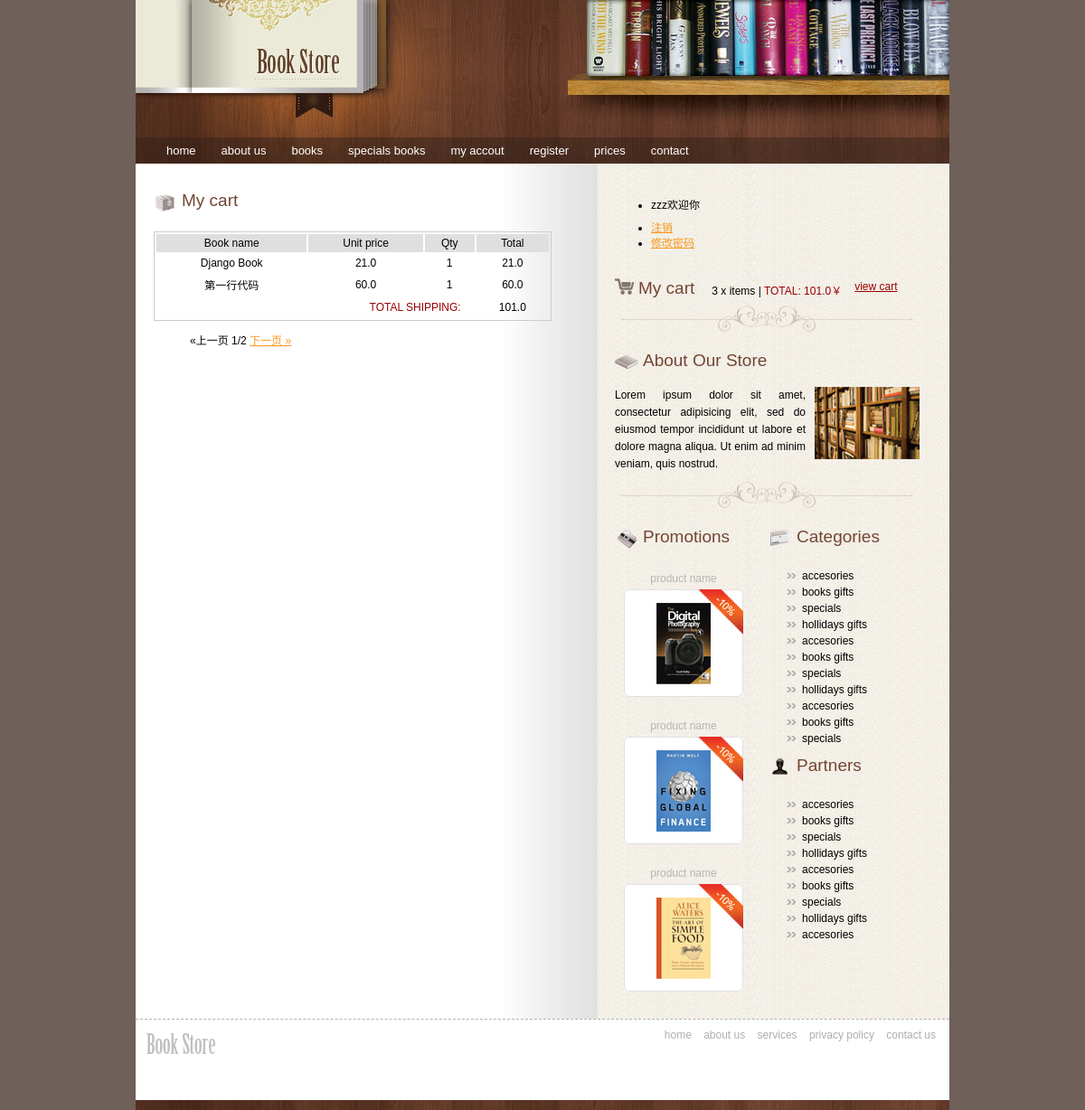
/cart/ (signed in), run on the app's committed database.
### BookStore/models.py (models this page shows, shortened)
class Cart(models.Model):
    cart_id = models.UUIDField(primary_key=True,default=uuid.uuid1, editable=False)
    date_added = models.DateTimeField(auto_now_add=True, verbose_name='添加日期')
    quantity = models.IntegerField(default=1, verbose_name='数量')
    book = models.ForeignKey('Book', unique=False, null=True)
    user = models.ForeignKey('User', unique=False, null=True)
    class META:
        db_table = 'cart_items'
        ordering = ['date_added']
    def total(self):
        return self.quantity * self.book.price

class Book(models.Model):
    name = models.CharField(max_length=128, verbose_name='书名')
    nickname = models.CharField(max_length=128, null=True, verbose_name='英文名',)
    desc = models.TextField( max_length=100, null=True, verbose_name='文章介绍', )
    picture = models.ImageField(upload_to='', blank=True, null=True, width_field='width', height_field='height',
                                verbose_name='图片')
    price = models.FloatField(verbose_name='价格')
    author = models.CharField(max_length=128, verbose_name='作者')
    publish_date = models.DateField(verbose_name='出版日期')
    category = models.CharField(max_length=128,verbose_name='分类')
    width = models.PositiveIntegerField(default=60, verbose_name='宽度')
    height = models.PositiveIntegerField(default=100, verbose_name='高度')
    class META:
        ordering = ['name']

class User(AbstractUser):
    alipay = models.CharField(max_length=32, verbose_name='支付宝账号')
    class Meta:
        ordering = ['-id']

### BookStore/views.py (the view)
# urls.py: url(r'^cart/$', views.cart, name='cart'),
def cart(request):
    if request.user.is_authenticated():
        user = request.user
        carts_all = User.objects.get(username=user.username).cart_set.all()
        ttotal = 0
        number = 0
        paginator = Paginator(carts_all, 2)
        try:
            page = int(request.GET.get('page', 1))
            carts = paginator.page(page)
        except (EmptyPage, InvalidPage, PageNotAnInteger):
            carts = paginator.page(1)
        for cart in carts_all:
            ttotal += cart.total()
            number += 1
        return render_to_response('cart.htm', locals())
    return render_to_response('cart.htm')

### templates/cart.htm (shortened to what this page needs)
{% extends 'base.htm' %}
{% load staticfiles %}
{% block menu %}
    <div id="menu">
  <ul>
    <li><a href="index.htm">home</a></li>
    <li><a href="about.htm">about us</a></li>
    <li><a href="category.htm">books</a></li>
    <li><a href="specials.htm">specials books</a></li>
    <li><a href="myaccount.htm">my accout</a></li>
    <li><a href="register.htm">register</a></li>
    <li><a href="details.htm">prices</a></li>
    <li><a href="contact.htm">contact</a></li>
  </ul>
</div>
{% endblock %}
{% block left_content %}
    <div class="title"><span class="title_icon"><img src={% static "images/bullet1.gif"%} alt="" title="" /></span>My cart</div>
    <div class="feat_prod_box_details">
    <table class="cart_table" id="cart_table">
      <tr class="cart_title">
        <td>Book name</td>
        <td>Unit price</td>
        <td>Qty</td>
        <td>Total</td>
      </tr>
        {% for cart in carts %}
      <tr>
        <td>{{ cart.book.name }}</td>
        <td>{{ cart.book.price }}</td>
        <td>{{ cart.quantity }}</td>
        <td >{{ cart.total }}</td>
      </tr>
        {% endfor %}
      <tr>
        <td colspan="3" class="cart_total"><span class="red">TOTAL SHIPPING:</span></td>
          <td>
          {{ ttotal }}
        </td>
      </tr>
    </table>
    {% include 'pagination.html' %}
    </div>
{% endblock %}

### templates/base.htm (shortened to what this page needs)
{% load staticfiles %}
<!DOCTYPE html PUBLIC "-//W3C//DTD XHTML 1.0 Transitional//EN" "http://www.w3.org/TR/xhtml1/DTD/xhtml1-transitional.dtd">
<html xmlns="http://www.w3.org/1999/xhtml">
<head>
<link rel="stylesheet" type="text/css" href={% static "css/style.css"%} />
</head>
<body>
<div id="wrap">
  <div class="header">
    <div class="logo"><a href="index.htm"><img src={% static "images/logo.gif"%} alt="" title="" border="0" /></a></div>
    {% block menu %}{% endblock %}
  </div>
  <div class="center_content">
    <div class="left_content">
      {% block left_content %}{% endblock %}
    </div>
    <div class="right_content">
      <form action="" method="post">
          <table>
           <ul class="nav navbar-nav navbar-right">
                {% if user %}
                    <li><p class="navbar-text">{{ user.username }}欢迎你&nbsp;&nbsp;</p>
                    </li>
                    <li><a href="{% url 'do_logout' %}">注销</a></li>
                    <li><a href="{% url 'contact' %}">修改密码</a></li>
                {% endif %}
            </ul>
          </table>
      </form>
      <div class="cart">
        <div class="title"><span class="title_icon"><img src={% static "images/cart.gif"%} alt="" title="" /></span>My cart</div>
        <div class="home_cart_content"> {{ number }} x items | <span class="red">TOTAL: {{ ttotal }}￥</span> </div>
        <a href={% url 'cart' %} class="view_cart">view cart</a> </div>
      <div class="title"><span class="title_icon"><img src={% static "images/bullet3.gif"%} alt="" title="" /></span>About Our Store</div>
      <div class="about">
        <p> <img src={% static "images/about.gif"%} alt="" title="" class="right" /> Lorem ipsum dolor sit amet, consectetur adipisicing elit, sed do eiusmod tempor incididunt ut labore et dolore magna aliqua. Ut enim ad minim veniam, quis nostrud. </p>
      </div>
      <div class="right_box">
        <div class="title"><span class="title_icon"><img src={% static "images/bullet4.gif"%} alt="" title="" /></span>Promotions</div>
        <div class="new_prod_box"> <a href="details.htm">product name</a>
          <div class="new_prod_bg"> <span class="new_icon"><img src={% static "images/promo_icon.gif"%} alt="" title="" /></span> <a href="details.htm"><img src={% static "images/thumb1.gif"%} alt="" title="" class="thumb" border="0" /></a> </div>
        </div>
        <div class="new_prod_box"> <a href="details.htm">product name</a>
          <div class="new_prod_bg"> <span class="new_icon"><img src={% static "images/promo_icon.gif"%} alt="" title="" /></span> <a href="details.htm"><img src={% static "images/thumb2.gif"%} alt="" title="" class="thumb" border="0" /></a> </div>
        </div>
        <div class="new_prod_box"> <a href="details.htm">product name</a>
          <div class="new_prod_bg"> <span class="new_icon"><img src={% static "images/promo_icon.gif"%} alt="" title="" /></span> <a href="details.htm"><img src={% static "images/thumb3.gif"%} alt="" title="" class="thumb" border="0" /></a> </div>
        </div>
      </div>
      <div class="right_box">
        <div class="title"><span class="title_icon"><img src={% static "images/bullet5.gif"%} alt="" title="" /></span>Categories</div>
        <ul class="list">
          <li><a href="#">accesories</a></li>
          <li><a href="#">books gifts</a></li>
          <li><a href="#">specials</a></li>
          <li><a href="#">hollidays gifts</a></li>
          <li><a href="#">accesories</a></li>
          <li><a href="#">books gifts</a></li>
          <li><a href="#">specials</a></li>
          <li><a href="#">hollidays gifts</a></li>
          <li><a href="#">accesories</a></li>
          <li><a href="#">books gifts</a></li>
          <li><a href="#">specials</a></li>
        </ul>
        <div class="title"><span class="title_icon"><img src={% static "images/bullet6.gif"%} alt="" title="" /></span>Partners</div>
        <ul class="list">
          <li><a href="#">accesories</a></li>
          <li><a href="#">books gifts</a></li>
          <li><a href="#">specials</a></li>
          <li><a href="#">hollidays gifts</a></li>
          <li><a href="#">accesories</a></li>
          <li><a href="#">books gifts</a></li>
          <li><a href="#">specials</a></li>
          <li><a href="#">hollidays gifts</a></li>
          <li><a href="#">accesories</a></li>
        </ul>
      </div>
    </div>
  </div>
  <div class="footer">
    <div class="left_footer"><img src={% static "images/footer_logo.gif"%} alt="" title="" /><br />
      </div>
    <div class="right_footer"> <a href="#">home</a> <a href="#">about us</a> <a href="#">services</a> <a href="#">privacy policy</a> <a href="#">contact us</a> </div>
  </div>
</div>
</body>
</html>

### templates/pagination.html (shortened to what this page needs)
<div id="pagination">
    <ul id="pagination-flickr">
    {% if carts.has_previous %}
    <li class="previous"><a href="?page={{ carts.previous_page_number }}">&laquo;上一页</a></li>
    {% else %}
    <li class="previous-off">&laquo;上一页</li>
    {% endif %}
     <li class="active">{{ carts.number }}/{{ carts.paginator.num_pages }}</li>
    {% if carts.has_next %}
      <li class="next"><a href="?page={{ carts.next_page_number }}">下一页 &raquo;</a></li>
    {% else %}
      <li class="next-off">下一页 &raquo;</li>
    {% endif %}
   </ul>
</div>

### BookStore/static/css/style.css (style rules this page uses)
body { background-color:#6F605A; font-family:Arial, Helvetica, sans-serif; padding:0; font-size:12px; margin:0px auto auto auto; color:#000000; }
a { color:#f8981d; }
p { padding:5px 0 5px 0; margin:0px; text-align:justify; line-height:19px; }
#wrap { width:900px; height: auto; margin:auto; background-color:#FFFFFF; }
.header { width:900px; height:181px; background:url(../images/header.jpg) no-repeat center; }
.logo { padding:50px 0 0 130px; }
#menu { width:628px; height:30px; padding:55px 0 0 10px; }
#menu ul { display:block; list-style:none; padding:9px 0 0 10px; margin:0px; }
#menu ul li { display:inline; padding:0px; margin:0px; height:20px; }
#menu ul li a { height:27px; display:block; padding:0px 10px 0 10px; margin:0 4px 0 4px; _margin:0 2px 0 2px; float:left; text-decoration:none; text-align:center; color:#fff; font-size:13px; line-height:25px; }
span.red { color:#990000; }
.center_content { width:900px; padding:0px 0 0 0; background:url(../images/center_bg.gif) repeat-y center; }
.left_content { width:490px; float:left; padding:20px 0 20px 20px; }
.right_content { width:370px; float:left; padding:20px 0 20px 20px; }
.title { color:#734633; padding:0px; float:left; font-size:19px; margin:10px 0 10px 0; }
span.title_icon { float:left; padding:0 5px 0 0; }
.about { width:337px; clear:both; background:url(images/border.gif) no-repeat bottom center; padding:0 0 35px 0; }
img.right { float:right; padding:0 0 0 10px; }
.right_box { width:170px; float:left; padding:10px 0 0 0; }
.feat_prod_box_details { padding:10px 0 10px 0; margin:0 20px 10px 0; clear:both; }
.new_prod_box { float:left; text-align:center; padding:10px; }
.new_prod_box a { padding:5px 0 5px 0; color:#b5b5b6; text-decoration:none; display:block; }
.new_prod_bg { width:132px; height:119px; text-align:center; background:url(images/new_prod_box.gif) no-repeat center; position:relative; }
.new_icon { position:absolute; top:0px; right:0px; z-index:200; }
img.thumb { padding:10px 0 0 0; }
ul.list { clear:both; padding:10px 0 0 20px; margin:0px; }
ul.list li { list-style:none; padding:2px 0 2px 0; }
ul.list li a { list-style:none; text-decoration:none; color:#000000; background:url(images/left_menu_bullet.gif) no-repeat left; padding:0 0 0 17px; }
.cart { width:337px; float:left; height:40px; margin:10px 0 10px 0; background:url(images/border.gif) no-repeat bottom center; padding:0 0 30px 0; }
.home_cart_content { float:left; padding:3px; border:1px #eeedee solid; margin:10px 0 0 15px; }
a.view_cart { display:block; float:left; margin:12px 0 0 10px; color:#990000; }
.cart_table { width:440px; border:1px #CCCCCC solid; text-align:center; }
tr.cart_title { background-color:#DFDFDF; }
td { padding:3px; }
td.cart_total { text-align:right; padding:5px 15px 5px 0; }
.footer { height:100px; border-top:1px #b2b2b2 dashed; background:url(images/footer_bg.gif) no-repeat bottom; }
.left_footer { float:left; padding:10px 0 0 10px; }
.right_footer { float:right; padding:10px 10px 0 0; }
.footer a { text-decoration:none; padding:0 5px 0 5px; color:#afaeaf; }
#pagination { float:left; list-style: none }

### templates/pagination.html (style rules this page uses)
#pagination-flickr li { text-align:center;display: inline; }

### data on the page
Cart: book.name "Django Book", book.price "21.0", quantity "1", total "21.0"
Cart: book.name "第一行代码", book.price "60.0", quantity "1", total "60.0"
User: username "zzz"

### other printed values
{{ ttotal }} "101.0"
{{ carts.number }} "1"
{{ carts.paginator.num_pages }} "2"
{{ number }} "3"
